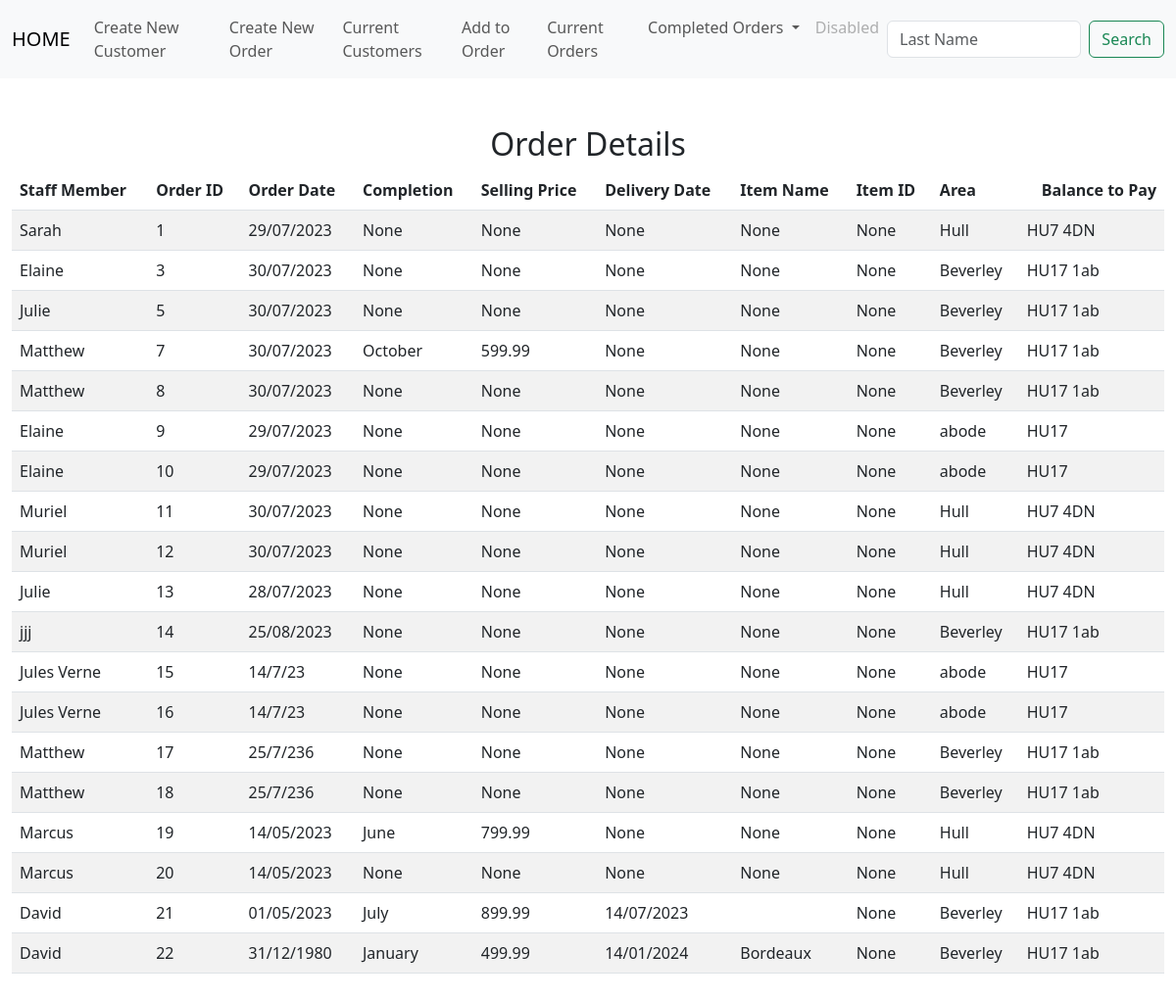
The app's page /list_of_orders, older data.
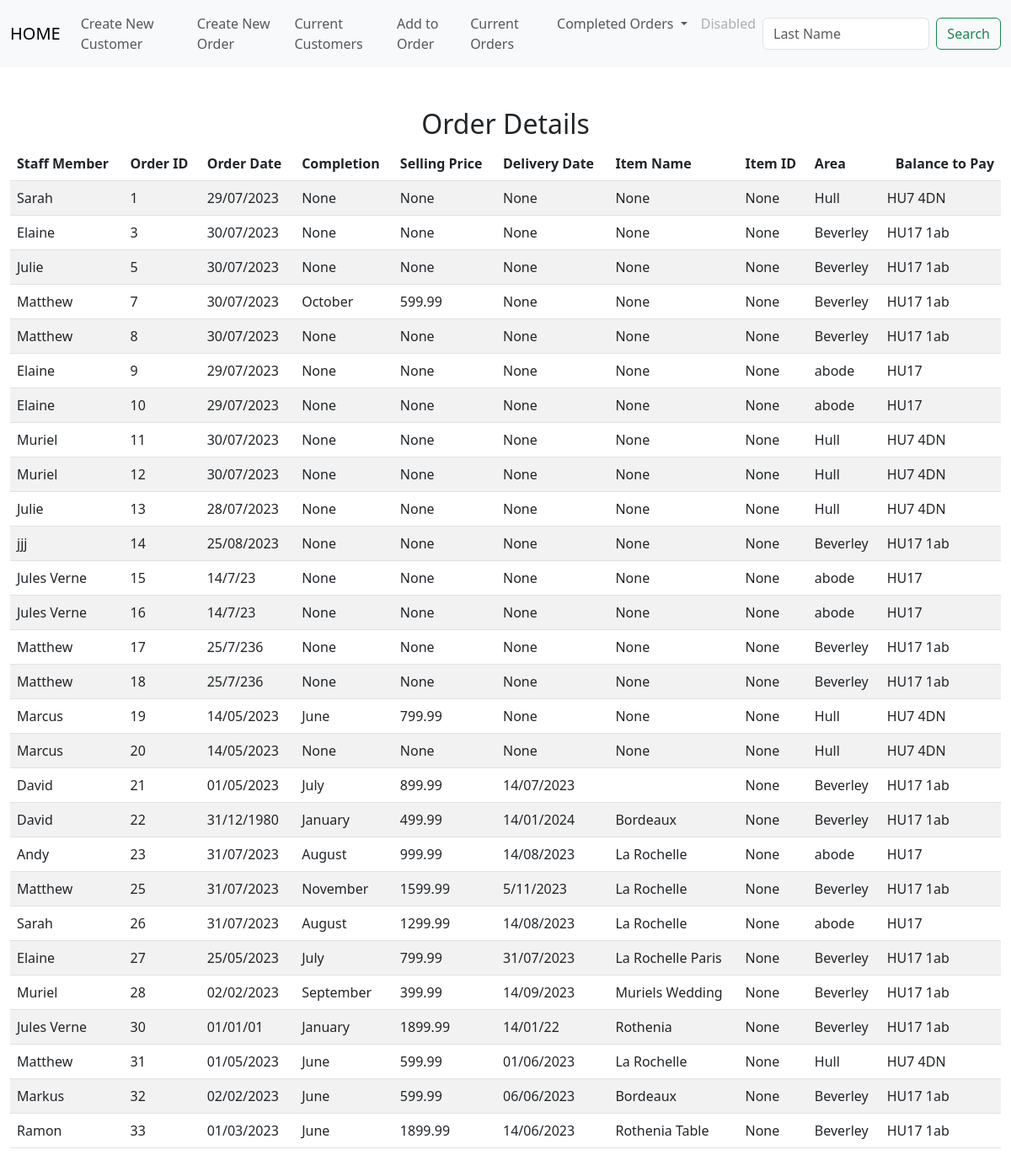
The same page, newer data.
### tables this page shows
CREATE TABLE orders(order_id INTEGER PRIMARY KEY AUTOINCREMENT NOT NULL,  cust_id INTEGER, item_id INTEGER, staff_member TEXT, order_date DATETIME, customer_last_name TEXT, completion TEXT, delivery_date DATETIME, item_name TEXT, item_description TEXT, colour_finish TEXT, width INTEGER, depth INTEGER, height INTEGER, extra_details TEXT, selling_price DECIMAL, del_col_take TEXT );

CREATE TABLE customers(id INTEGER PRIMARY KEY AUTOINCREMENT NOT NULL, first_name TEXT, last_name TEXT, address_1 TEXT, address_2 TEXT, address_3 TEXT, postcode TEXT, telephone_1 TEXT, telephone_2 TEXT);

### app.py (the view)
@app.route("/list_of_orders", methods=["GET", "POST"])
def list_of_orders():
    if request.method == "POST":
        return render_template("list_of_orders.html")
    if request.method == "GET":
        ord_detail = db.execute("select * from orders join customers on orders.cust_id = customers.id;")
        return render_template("list_of_orders.html", ord_detail = ord_detail)

### app.py (called while the page is built)
@app.after_request
def after_request(response):
    response.headers["Cache-Control"] = "no-cache, no-store, must-revalidate"
    response.headers["Expires"] = 0
    response.headers["Pragma"] = "no-cache"
    return response

### templates/list_of_orders.html (shortened to what this page needs)
{% extends "layout.html" %}
{% block main %}
<div class="section">
    <h2>Order Details</h2>
    <table class="table table-striped">
        <thead>
            <tr>
                <th class="text-start">Staff Member</th>
                <th class="text-start">Order ID</th>
                <th class="text-start">Order Date</th>
                <th class="text-start">Completion</th>
                <th class="text-start">Selling Price</th>
                <th class="text-start">Delivery Date</th>
                <th class="text-start">Item Name</th>
                <th class="text-start">Item ID</th>
                <th class="text-start">Area</th>
                <th class="text-end">Balance to Pay</th>
            </tr>
        </thead>
        <tbody>
            {% for row in ord_detail %}
            <tr>
                <td class="text-start">{{ row["staff_member"] }}</td>
                <td class="text-start">{{ row["order_id"] }}</td>
                <td class="text-start">{{ row["order_date"] }}</td>
                <td class="text-start">{{ row["completion"] }}</td>
                <td class="text-start">{{ row["selling_price"] }}</td>
                <td class="text-start">{{ row["delivery_date"] }}</td>
                <td class="text-start">{{ row["item_name"] }}</td>
                <td class="text-start">{{ row["item_id"] }}</td>
                <td class="text-start">{{ row["address_3"] }}</td>
                <td class="text-start">{{ row["postcode"] }}</td>
                </tr>
            {% endfor %}
        </tbody>
    </div>
{% endblock %}

### templates/layout.html (shortened to what this page needs)
<!doctype html>
<html lang="en">
  <head>
    <link href="https://cdn.jsdelivr.net/npm/bootstrap@5.3.0/dist/css/bootstrap.min.css" rel="stylesheet">
  </head>
  <body>
    <nav class="navbar navbar-expand-lg bg-body-tertiary">
        <div class="container-fluid">
          <a class="navbar-brand" href="/">HOME</a>
            <div class="collapse navbar-collapse" id="navbarSupportedContent">
                <ul class="navbar-nav me-auto mb-2 mb-lg-0">
                <li class="nav-item">
                    <li class="nav-item"><a class="nav-link" href="/new_customer">Create New Customer</a></li>
                    <li class="nav-item"><a class="nav-link" href="/customer_order">Create New Order</a></li>
                </li>
                <li class="nav-item">
                    <a class="nav-link" href="/list_of_customers">Current Customers</a>
                    <li class="nav-item"><a class="nav-link" href="/search">Add to Order</a></li>
                    <a class="nav-link" href="/list_of_orders">Current Orders</a>
                </li>
                <li class="nav-item dropdown">
                    <a class="nav-link dropdown-toggle" href="#" role="button" data-bs-toggle="dropdown" aria-expanded="false">
                    Completed Orders
                    </a>
                </li>
                <li class="nav-item">
                    <a class="nav-link disabled">Disabled</a>
                </li>
                </ul>
                <form class="d-flex" role="search">
                <input class="form-control me-2" type="search" placeholder="Last Name" aria-label="Search">
                <button class="btn btn-outline-success" type="submit">Search</button>
                </form>
            </div>
            </div>
        </nav>
      <main class="container-fluid py-5 text-center">
        {% block main %}{% endblock %}
      </main>
  </body>

Row changes from the older to the newer data that the page shows:
added orders: staff_member "Andy", order_id "23", order_date "31/07/2023", completion "August", selling_price "999.99", delivery_date "14/08/2023", item_name "La Rochelle", item_id "None", address_3 "abode", postcode "HU17"
added orders: staff_member "Matthew", order_id "25", order_date "31/07/2023", completion "November", selling_price "1599.99", delivery_date "5/11/2023", item_name "La Rochelle", item_id "None", address_3 "Beverley", postcode "HU17 1ab"
added orders: staff_member "Sarah", order_id "26", order_date "31/07/2023", completion "August", selling_price "1299.99", delivery_date "14/08/2023", item_name "La Rochelle", item_id "None", address_3 "abode", postcode "HU17"
added orders: staff_member "Elaine", order_id "27", order_date "25/05/2023", completion "July", selling_price "799.99", delivery_date "31/07/2023", item_name "La Rochelle Paris", item_id "None", address_3 "Beverley", postcode "HU17 1ab"
added orders: staff_member "Muriel", order_id "28", order_date "02/02/2023", completion "September", selling_price "399.99", delivery_date "14/09/2023", item_name "Muriels Wedding", item_id "None", address_3 "Beverley", postcode "HU17 1ab"
added orders: staff_member "Jules Verne", order_id "30", order_date "01/01/01", completion "January", selling_price "1899.99", delivery_date "14/01/22", item_name "Rothenia", item_id "None", address_3 "Beverley", postcode "HU17 1ab"
added orders: staff_member "Matthew", order_id "31", order_date "01/05/2023", completion "June", selling_price "599.99", delivery_date "01/06/2023", item_name "La Rochelle", item_id "None", address_3 "Hull", postcode "HU7 4DN"
added orders: staff_member "Markus", order_id "32", order_date "02/02/2023", completion "June", selling_price "599.99", delivery_date "06/06/2023", item_name "Bordeaux", item_id "None", address_3 "Beverley", postcode "HU17 1ab"
added orders: staff_member "Ramon", order_id "33", order_date "01/03/2023", completion "June", selling_price "1899.99", delivery_date "14/06/2023", item_name "Rothenia Table", item_id "None", address_3 "Beverley", postcode "HU17 1ab"
